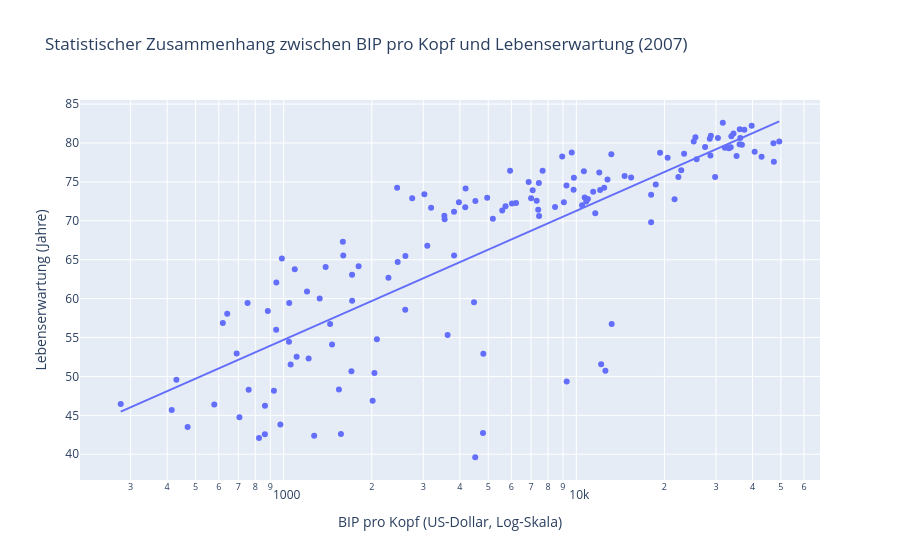

This figure's notebook cell:
### Markdown cell above
### Optional: Regressionslinie fachlich einordnen

Eine Regressionslinie beschreibt einen statistischen Zusammenhang, aber keine Kausalität. Durch `trendline_options=dict(log_x=True)` wird für das Modell der logarithmierte X-Wert verwendet; `log_x=True` steuert zusätzlich die Darstellung der Achse.

### Code cell
fig_reg = px.scatter(
    df_2007, x="gdpPercap", y="lifeExp", hover_name="country",
    log_x=True, trendline="ols", trendline_options={"log_x": True},
    labels={"gdpPercap": "BIP pro Kopf (US-Dollar, Log-Skala)", "lifeExp": "Lebenserwartung (Jahre)"},
    title="Statistischer Zusammenhang zwischen BIP pro Kopf und Lebenserwartung (2007)",
)
fig_reg.show()

### Figure 1 — Plotly figure (JSON) as saved in the notebook; plotly's stock layout.template omitted (floating-point values rounded to 4 significant figures; data arrays with more than 128 entries replaced by an {"elided": "..."} marker saying what was removed)
{"data": [{"hovertemplate": "<b>%{hovertext}</b><br><br>BIP pro Kopf (US-Dollar, Log-Skala)=%{x}<br>Lebenserwartung (Jahre)=%{y}<extra></extra>", "hovertext": {"elided": "142 str values"}, "legendgroup": "", "marker": {"color": "#636efa", "symbol": "circle"}, "mode": "markers", "name": "", "orientation": "v", "showlegend": false, "type": "scatter", "x": {"elided": "142 float values"}, "xaxis": "x", "y": {"elided": "142 float values"}, "yaxis": "y"}, {"hovertemplate": "<b>OLS trendline</b><br>lifeExp = 16.5851 * log10(gdpPercap) + 4.94961<br>R<sup>2</sup>=0.654449<br><br>BIP pro Kopf (US-Dollar, Log-Skala)=%{x}<br>Lebenserwartung (Jahre)=%{y} <b>(trend)</b><extra></extra>", "legendgroup": "", "marker": {"color": "#636efa", "symbol": "circle"}, "mode": "lines", "name": "", "showlegend": false, "type": "scatter", "x": {"elided": "142 float values"}, "xaxis": "x", "y": {"elided": "142 float values"}, "yaxis": "y"}], "layout": {"legend": {"tracegroupgap": 0}, "title": {"text": "Statistischer Zusammenhang zwischen BIP pro Kopf und Lebenserwartung (2007)"}, "xaxis": {"anchor": "y", "domain": [0, 1], "title": {"text": "BIP pro Kopf (US-Dollar, Log-Skala)"}, "type": "log"}, "yaxis": {"anchor": "x", "domain": [0, 1], "title": {"text": "Lebenserwartung (Jahre)"}}}}
